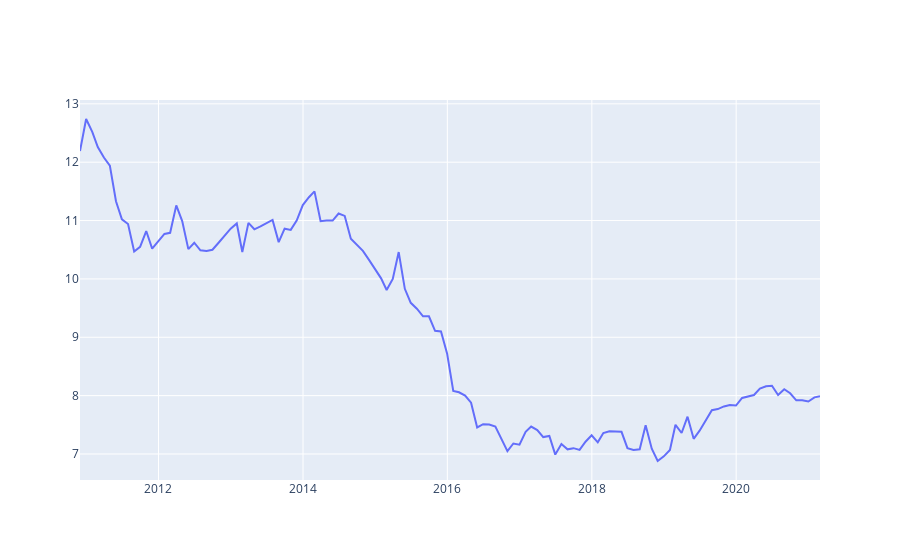

This figure's notebook cell:
### Code cell
fig = go.Figure([go.Scatter(x=nissan_df["Unnamed: 0"], y = nissan_df["2. high"])])
fig.show()
